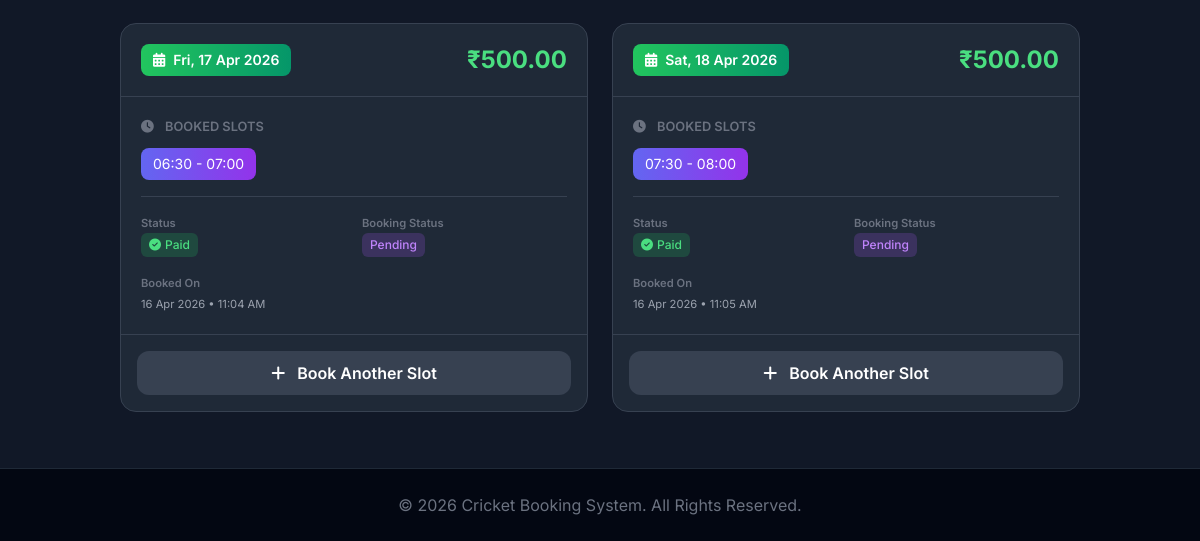
The app's page /history/ (signed in, lower part), older data.
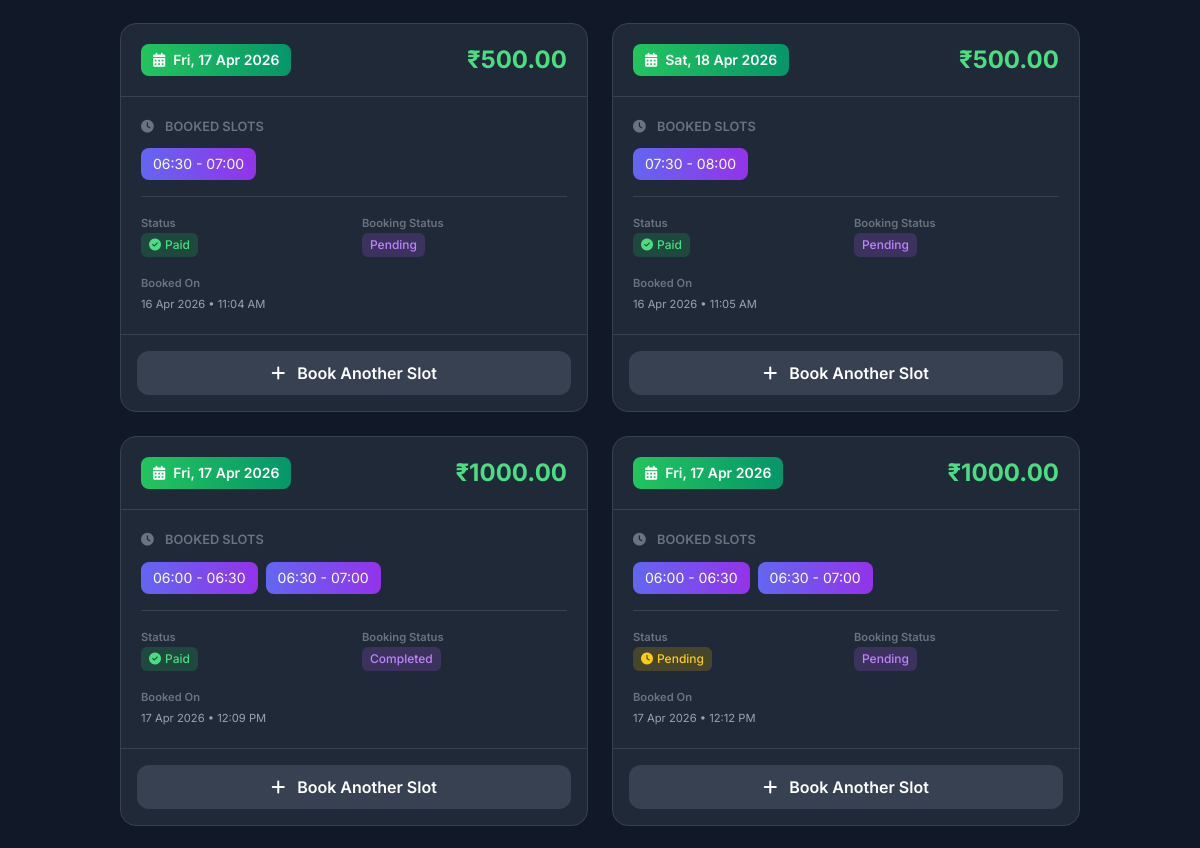
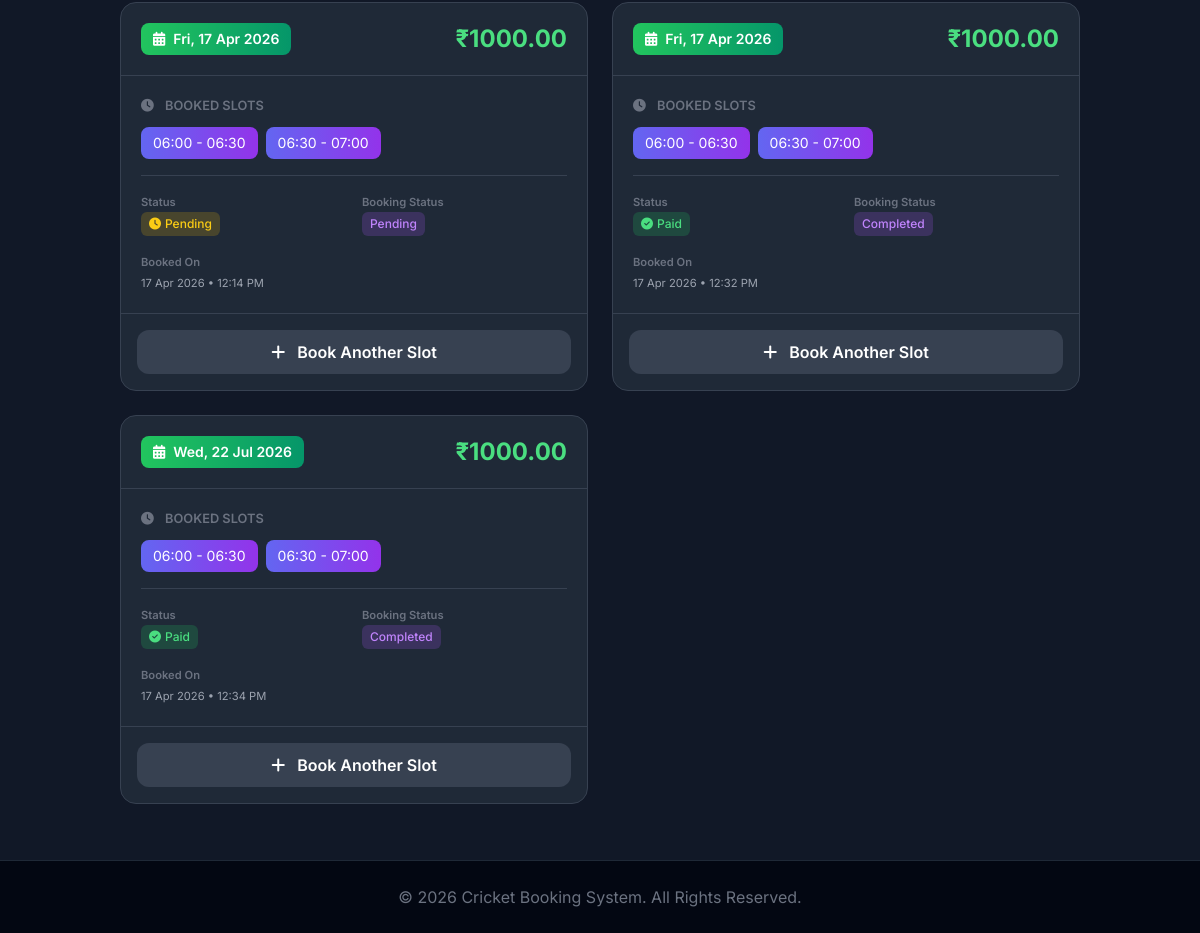
The same page, newer data (2 pictures, top to bottom).
### booking/models.py (models this page shows, shortened)
class Booking(models.Model):
    BOOKING_STATUS_CHOICES = [
        ('pending', 'Pending'),
        ('completed', 'Completed'),
        ('cancelled', 'Cancelled'),
    ]
    user = models.ForeignKey(User, on_delete=models.CASCADE)
    date = models.DateField()
    slots = models.ManyToManyField(TimeSlot)
    amount = models.IntegerField(default=500)
    total_amount = models.DecimalField(max_digits=10, decimal_places=2, default=0.00)
    is_paid = models.BooleanField(default=False)
    status = models.CharField(max_length=20, choices=BOOKING_STATUS_CHOICES, default='pending')
    razorpay_order_id = models.CharField(max_length=200, blank=True)
    created_at = models.DateTimeField(auto_now_add=True)

class TimeSlot(models.Model):
    start_time = models.TimeField()
    end_time = models.TimeField()

### booking/views.py (the view)
# urls.py: path('history/', views.history, name="history"),
@login_required
def history(request):
    from django.utils import timezone
    search_date_str = request.GET.get('date')
    bookings = Booking.objects.filter(user=request.user)
    if search_date_str:
        search_date = parse_date(search_date_str)
        if search_date:
            bookings = bookings.filter(date=search_date)
    today = timezone.now().date()
    return render(request, "history.html", {"bookings": bookings, "search_date": search_date_str, "today": today})

### booking/templates/history.html (shortened to what this page needs)
{% extends 'base.html' %}
{% block content %}
<div class="py-4">
    {% if bookings %}
        <div class="grid grid-cols-1 md:grid-cols-2 xl:grid-cols-3 gap-6">
            {% for booking in bookings %}
            <div class="bg-gray-800 rounded-2xl border border-gray-700 overflow-hidden hover:border-primary/50 transition-colors">
                <div class="flex items-center justify-between p-5 border-b border-gray-700">
                    <div>
                        <span class="inline-flex items-center px-3 py-1.5 rounded-lg bg-gradient-to-r from-green-500 to-emerald-600 text-white text-sm font-semibold">
                            <i class="fas fa-calendar-alt mr-2"></i>
                            {{ booking.date|date:"D, d M Y" }}
                        </span>
                    </div>
                    <span class="text-xl lg:text-2xl font-bold text-green-400">₹{{ booking.total_amount }}</span>
                </div>
                <div class="p-5">
                    <div class="mb-4">
                        <small class="text-gray-500 font-semibold block mb-3">
                            <i class="fas fa-clock mr-2"></i> BOOKED SLOTS
                        </small>
                        <div class="flex flex-wrap gap-2">
                            {% for slot in booking.slots.all %}
                            <span class="px-3 py-1.5 rounded-lg bg-gradient-to-r from-indigo-500 to-purple-600 text-white text-sm">
                                {{ slot.start_time|time:"H:i" }} - {{ slot.end_time|time:"H:i" }}
                            </span>
                            {% endfor %}
                        </div>
                    </div>
                    <div class="border-t border-gray-700 pt-4">
                        <div class="grid grid-cols-2 gap-4 text-sm">
                            <div>
                                <small class="text-gray-500 font-semibold block">Status</small>
                                {% if booking.is_paid %}
                                    <span class="inline-flex items-center px-2 py-1 rounded-md bg-green-500/20 text-green-400 text-xs font-medium">
                                        <i class="fas fa-check-circle mr-1"></i> Paid
                                    </span>
                                {% else %}
                                    <span class="inline-flex items-center px-2 py-1 rounded-md bg-yellow-500/20 text-yellow-400 text-xs font-medium">
                                        <i class="fas fa-clock mr-1"></i> Pending
                                    </span>
                                {% endif %}
                            </div>
                            <div>
                                <small class="text-gray-500 font-semibold block">Booking Status</small>
                                <span class="inline-flex items-center px-2 py-1 rounded-md bg-purple-500/20 text-purple-400 text-xs font-medium">
                                    {{ booking.get_status_display }}
                                </span>
                            </div>
                            <div class="col-span-2">
                                <small class="text-gray-500 font-semibold block">Booked On</small>
                                <small class="text-gray-400">{{ booking.created_at|date:"d M Y • h:i A" }}</small>
                            </div>
                        </div>
                    </div>
                </div>
                <div class="p-4 border-t border-gray-700">
                    <a href="{% url 'home' %}" class="block w-full py-2.5 rounded-xl bg-gray-700 hover:bg-primary text-white text-center font-semibold transition-colors">
                        <i class="fas fa-plus mr-2"></i> Book Another Slot
                    </a>
                </div>
            </div>
            {% endfor %}
        </div>
    {% endif %}
</div>
{% endblock %}

Row changes from the older to the newer data that the page shows:
added Booking: date "Fri, 17 Apr 2026", total_amount "1000.00", is_paid True (drawn), status "Completed", created_at "17 Apr 2026 • 12:09 PM", TimeSlot (start_time "06:30", end_time "07:00")
now on this page (row unchanged): TimeSlot: start_time "06:00", end_time "06:30"
added Booking: date "Fri, 17 Apr 2026", total_amount "1000.00", is_paid False (drawn), status "Pending", created_at "17 Apr 2026 • 12:12 PM", TimeSlot (start_time "06:30", end_time "07:00")
added Booking: date "Fri, 17 Apr 2026", total_amount "1000.00", is_paid False (drawn), status "Pending", created_at "17 Apr 2026 • 12:14 PM", TimeSlot (start_time "06:30", end_time "07:00")
added Booking: date "Fri, 17 Apr 2026", total_amount "1000.00", is_paid True (drawn), status "Completed", created_at "17 Apr 2026 • 12:32 PM", TimeSlot (start_time "06:30", end_time "07:00")
added Booking: date "Wed, 22 Jul 2026", total_amount "1000.00", is_paid True (drawn), status "Completed", created_at "17 Apr 2026 • 12:34 PM", TimeSlot (start_time "06:30", end_time "07:00")
